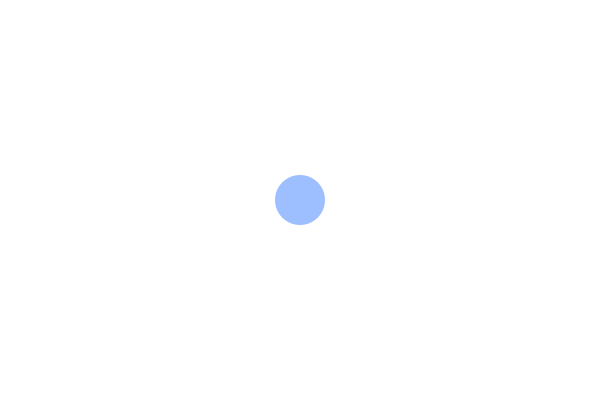
Frame 1 (no input)
Frame 60 (the mouse pressed at the canvas centre just before this capture): identical to frame 1, image omitted
Frame 120 (the mouse held since frame 60 and released just before this capture): identical to frame 1, image omitted

The Processing sketch that drew this single still picture (run headless with seeded random() and noise(); from frame 60 on, the mouse is pressed at the canvas centre):

// Processing sketch: colorComments
// ── colorComments.pde
/*
Demonstrates color. 
 By Dawn C. Hayes October, 2017
 */

float circleDiam = 50; //assigning 'circleDiam' for the value 50
float xpos = 300; //assigning 'xpos' (x coordinate) for the value 300
float ypos = 200; //assigning 'ypos' (y coordinate) for the value 200
float bgcol = 255; //assigning 'bgcol' (background color) for the value 225 (white)
float rCol = 55; //assigning 'rCol' (red color) for the value 55
float gCol = 125; //assigning 'gCol' (green color) for the value 125
float bCol = 255; //assigning 'bCol' (blue color) for the value 255
float alph = 125; //assigning 'alph' for the value 125. this indicates transparency

void setup() { //void to so there is no return function
  size(600, 400); //the canvas size shown here
} //curly brackets are here to close the setup function

void draw() { //void so there is no return function
  background(bgcol); //here '255' is substituded 
  noStroke(); //There will be no outline of the circle
  fill(rCol, gCol,bCol, alph); //the color is shown with substitutes for numerical values as defined above
  ellipse(xpos, ypos, circleDiam, circleDiam); //the coordinates and parameters of the circle are here
} //curly brakets are here to close the draw function
